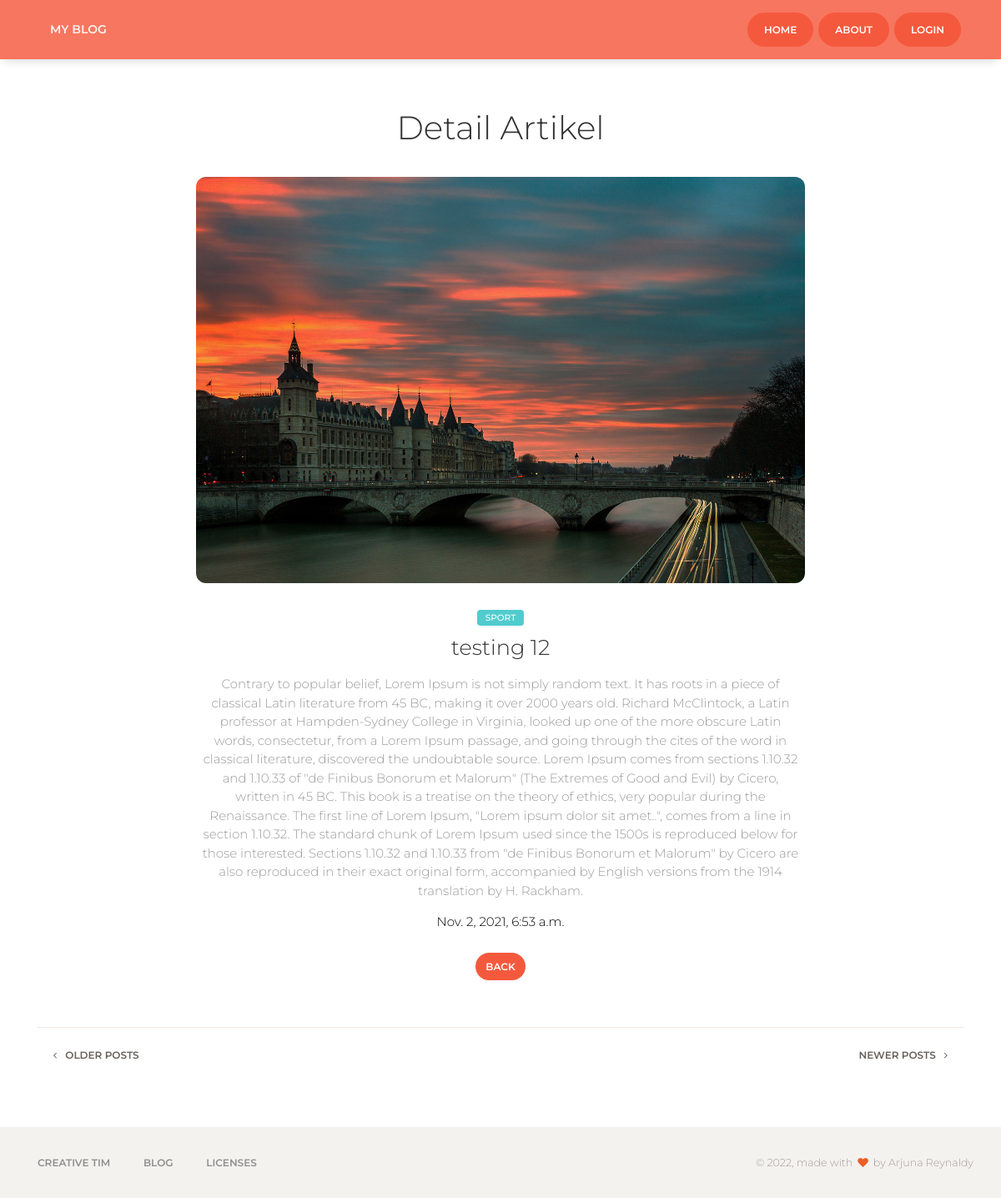
The app's page /artikel/2/detail with its own data.
### biodata/models.py (models this page shows, shortened)
class Artikel(models.Model):
    nama = models.ForeignKey(User, on_delete=models.CASCADE, blank=True, null=True)
    judul = models.CharField(max_length=100)
    body = RichTextUploadingField(blank=True, null=True,
                                    config_name='special',
                                    external_plugin_resources=[(
                                        'youtube',
                                        '/static/ckeditor_plugins/youtube/youtube/',
                                        'plugin.js',
                                        )],
)
    kategory = models.ForeignKey(Kategori, on_delete=models.CASCADE)
    date = models.DateTimeField(auto_now_add=True)
    class Meta:
        ordering =['-date']
        verbose_name_plural ="Artikel"

class Kategori(models.Model):
    nama = models.CharField(max_length=20)
    def __str__(self):
        return self.nama
    class Meta:
        verbose_name_plural ="Kategori"

### mysite/views.py (the view)
# urls.py: path('artikel/<int:id>/detail', detail_artikel, name='detail_artikel'),
def detail_artikel(request, id):
    template_name = 'front/detail_artikel.html'
    artikel = Artikel.objects.get(id=id)
    context ={
        'title':'detail',
        'artikel':artikel
    }
    return render(request, template_name, context)

### templates/front/detail_artikel.html
{% extends 'front/base.html' %}
{% load static %}
{% block content %}
<div class="wrapper">
    <div class="main">
      <div class="section section-white">
        <div class="container">
          <div class="row">
            <div class="col-md-6 ml-auto mr-auto text-center title">
              <h2>Detail Artikel</h2>
            </div>
          </div>
          <div class="article">
            <div class="row">
              <div class="col-md-8 ml-auto mr-auto">
                <div class="card card-blog card-plain text-center">
                  <div class="card-image">
                    <a href="#pablo">
                      <img class="img img-raised" src="{% static 'front/img/sections/bruno-abatti.jpg' %}">
                    </a>
                  </div>
                  <div class="card-body">
                    <div class="card-category">
                      <span class="badge badge-primary main-tag">{{artikel.kategory}}</span>
                    </div>
                    <a href="javascrip: void(0);">
                      <h3 class="card-title">{{artikel.judul}}</h3>
                    </a>
                    <div class="card-description">
                      <p>{{artikel.body|safe}}</p>
                    </div>
                    <div class="card-description">
                      <p style="color: black;">{{artikel.date}}</p>
                    </div>
                  </div>
                  <a class="btn btn-danger btn-round btn-sm" href="{% url 'index' %}">Back</a>
                </div>
              </div>
            </div>
          </div>
          <hr />
          <div class="row">
            <div class="col-md-12">
              <div class="pull-left">
                <button class="btn btn-link btn-default btn-move-left btn-sm"> <i class="fa fa-angle-left"></i> Older Posts</button>
              </div>
              <div class="pull-right">
                <button class="btn btn-link btn-default btn-move-right btn-sm">Newer Posts <i class="fa fa-angle-right"></i></button>
              </div>
            </div>
          </div>
        </div>
      </div>
    </div>
  </div>
{% endblock content %}

### static/front/demo/demo.css (style rules this page uses)
.main { background-color: #fff; }

### records on screen
Artikel: kategory "SPORT", judul "testing 12", body "Contrary to popular belief, Lorem Ipsum is not simply random text. It has roots in a piece of classical Latin literature from 45 BC, making it over 2000 years old. Richard McClintock, a Latin professor at Hampden-Sydney College in Virginia, looked up one of the more obscure Latin words, consectetur, from a Lorem Ipsum passage, and going through the cites of the word in classical literature, discovered the undoubtable source. Lorem Ipsum comes from sections 1.10.32 and 1.10.33 of \"de Finibus Bonorum et Malorum\" (The Extremes of Good and Evil) by Cicero, written in 45 BC. This book is a treatise on the theory of ethics, very popular during the Renaissance. The first line of Lorem Ipsum,…", date "Nov. 2, 2021, 6:53 a.m."
